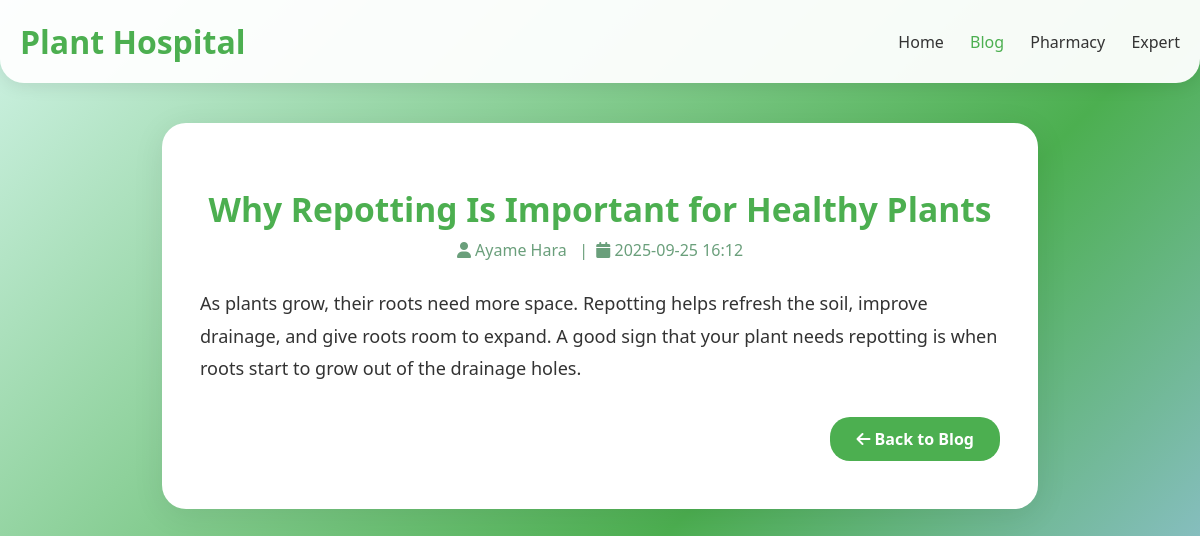
The app's page /blog/5 with its own data.
### tables this page shows
CREATE TABLE post (
  id INTEGER PRIMARY KEY AUTOINCREMENT,
  author_id INTEGER NOT NULL,
  created TIMESTAMP NOT NULL DEFAULT CURRENT_TIMESTAMP,
  title TEXT NOT NULL,
  body TEXT NOT NULL,
  FOREIGN KEY (author_id) REFERENCES user (id)
);

CREATE TABLE user (
  id INTEGER PRIMARY KEY AUTOINCREMENT,
  username TEXT UNIQUE NOT NULL,
  email TEXT UNIQUE NOT NULL,
  password TEXT NOT NULL,
  created_at TIMESTAMP NOT NULL DEFAULT CURRENT_TIMESTAMP
);

### flaskr/blog.py (the view)
@bp.route('/<int:id>')
def detail(id):
    db = get_db()
    post = db.execute(
        'SELECT p.id, title, body, created, username'
        ' FROM post p JOIN user u ON p.author_id = u.id'
        ' WHERE p.id = ?', (id,)
    ).fetchone()
    if post is None:
        return "Not found", 404
    return render_template('blog/detail.html', post=post)

### flaskr/auth.py (called while the page is built)
@bp.before_app_request
def load_logged_in_user():
    user_id = session.get('user_id')
    if user_id is None:
        g.user = None
    else:
        g.user = get_db().execute(
            'SELECT * FROM user WHERE id = ?', (user_id,)
        ).fetchone()

### flaskr/db.py (called while the page is built)
def get_db():
    if 'db' not in g:
        g.db = sqlite3.connect(
            current_app.config['DATABASE'],
            detect_types=sqlite3.PARSE_DECLTYPES
        )
        g.db.row_factory = sqlite3.Row
    return g.db

### flaskr/templates/blog/detail.html (shortened to what this page needs)
<!DOCTYPE html>
<html lang="en">
  <head>
    <link
      rel="stylesheet"
      href="https://cdnjs.cloudflare.com/ajax/libs/font-awesome/6.0.0-beta3/css/all.min.css"
    />
  </head>
  <body>
    <header class="blog-header">
      <div class="container">
        <div class="logo">
          <h1>Plant Hospital</h1>
        </div>
        <nav class="blog-nav">
          <a href="{{ url_for('home') }}">Home</a>
          <a href="{{ url_for('blog.index') }}" class="active">Blog</a>
          <a href="{{ url_for('pharmacy') }}">Pharmacy</a>
          <a href="{{ url_for('expert_consultation') }}">Expert</a>
        </nav>
      </div>
    </header>
    <div class="main-content">
      <h2 class="post-title">{{ post['title'] }}</h2>
      <div class="post-meta">
        <i class="fas fa-user"></i> {{ post['username'] }} &nbsp;&nbsp;|&nbsp;
        <i class="fas fa-calendar"></i> {{ post['created'].strftime('%Y-%m-%d
        %H:%M') if post['created'] }}
      </div>
      <div class="post-body">{{ post['body'] }}</div>
      <div class="post-actions">
        <a href="{{ url_for('blog.index') }}" class="btn-back">
          <i class="fas fa-arrow-left"></i> Back to Blog
        </a>
      </div>
    </div>
  </body>
</html>

### flaskr/templates/blog/detail.html (style rules this page uses)
body { font-family: "Segoe UI", Tahoma, Geneva, Verdana, sans-serif; background: linear-gradient( 135deg, #d0f3e6 0%, #4caf50 60%, #a2c5f4 100% ); min-height: 100vh; margin: 0; color: #333; }
.blog-header { background: rgba(255, 255, 255, 0.95); padding: 20px 0; box-shadow: 0 2px 18px rgba(0, 0, 0, 0.1); border-radius: 0 0 24px 24px; position: sticky; top: 0; z-index: 100; }
.blog-header .container { display: flex; justify-content: space-between; align-items: center; max-width: 1200px; margin: 0 auto; padding: 0 20px; }
.logo h1 { color: #4caf50; font-size: 2rem; font-weight: 700; margin: 0; }
.blog-nav a { color: #333; text-decoration: none; margin-left: 22px; font-weight: 500; transition: color 0.2s; }
.blog-nav a.active, .blog-nav a:hover { color: #4caf50; }
.main-content { max-width: 800px; margin: 40px auto 0 auto; background: white; border-radius: 24px; box-shadow: 0 6px 32px rgba(0, 0, 0, 0.08); padding: 38px 38px 48px 38px; }
.post-title { color: #4caf50; font-size: 2.1rem; font-weight: 700; margin-bottom: 10px; text-align: center; line-height: 1.2; }
.post-meta { text-align: center; color: #6a9f7b; margin-bottom: 26px; font-size: 1rem; }
.post-body { color: #333; font-size: 1.13rem; line-height: 1.8; white-space: pre-line; margin-bottom: 32px; }
.post-actions { text-align: right; margin-top: 20px; }
.btn-back { background: #4caf50; color: white; border: none; border-radius: 20px; padding: 11px 26px; font-weight: 600; font-size: 1rem; cursor: pointer; transition: background 0.22s; text-decoration: none; display: inline-block; }

### records on screen
post: title "Why Repotting Is Important for Healthy Plants", created "2025-09-25 16:12", body "As plants grow, their roots need more space. Repotting helps refresh the soil, improve drainage, and give roots room to expand. A good sign that your plant needs repotting is when roots start to grow out of the drainage holes."
user: username "Ayame Hara"
